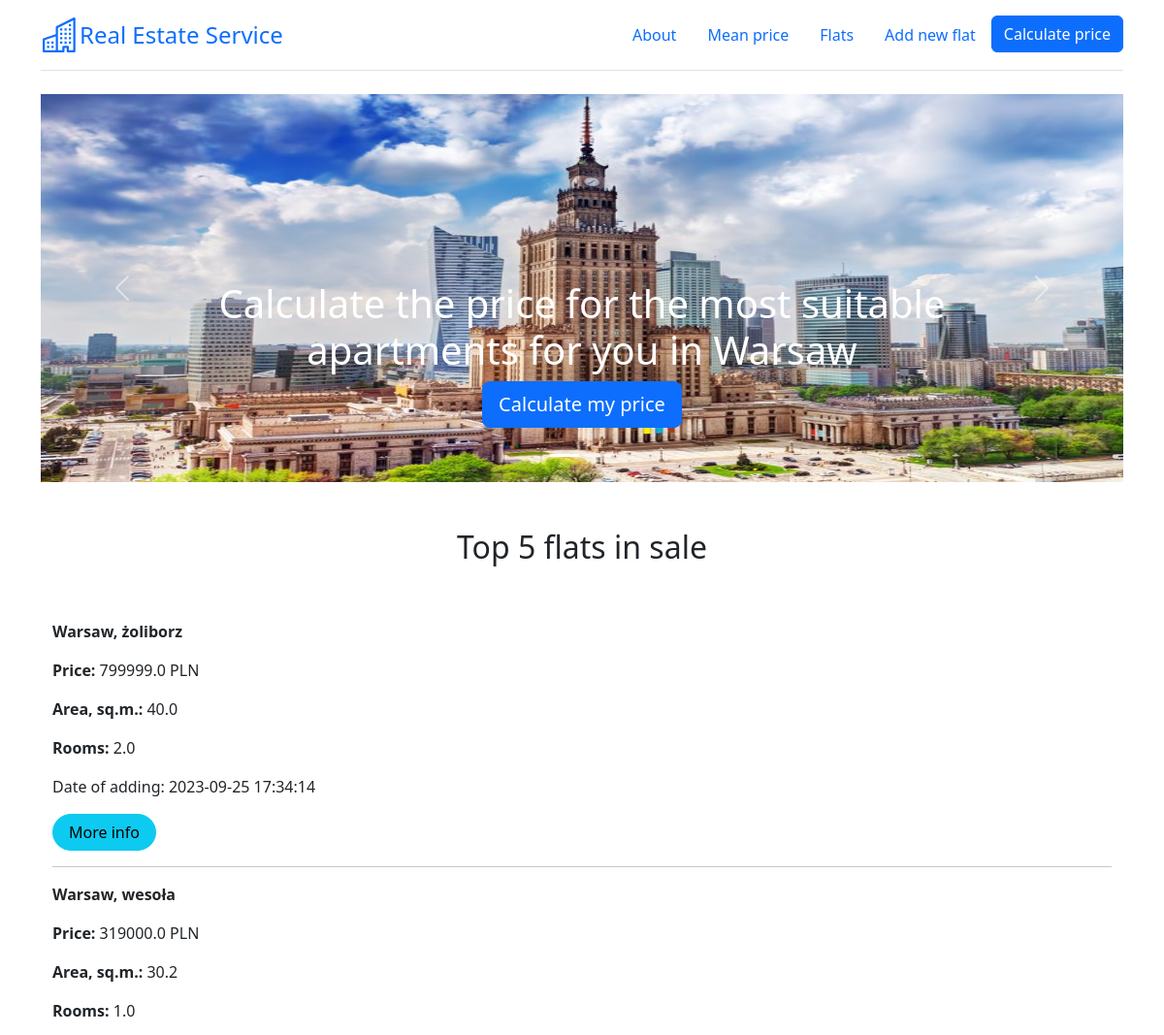
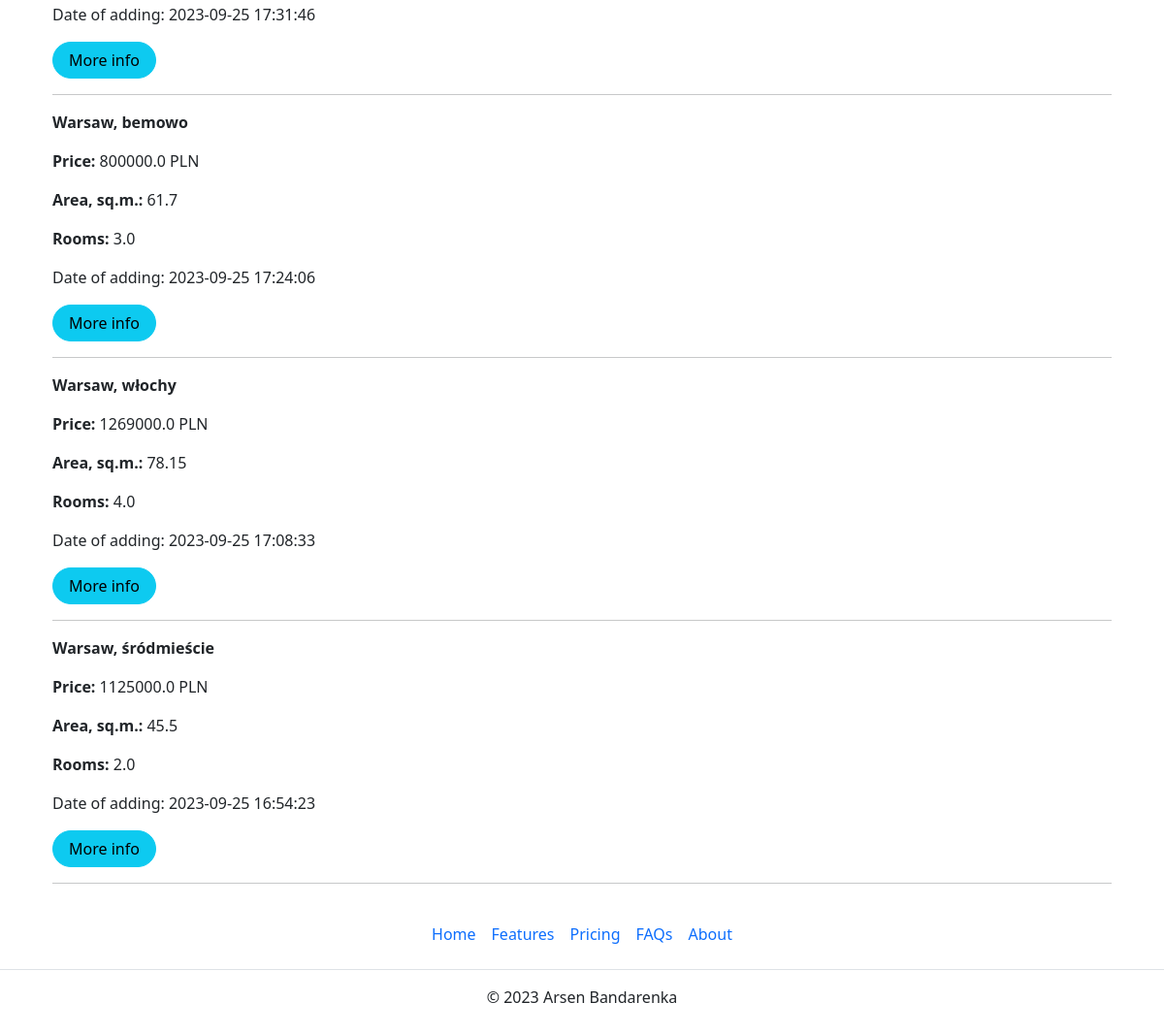
Page /home on the earlier database version (2 pictures, top to bottom).
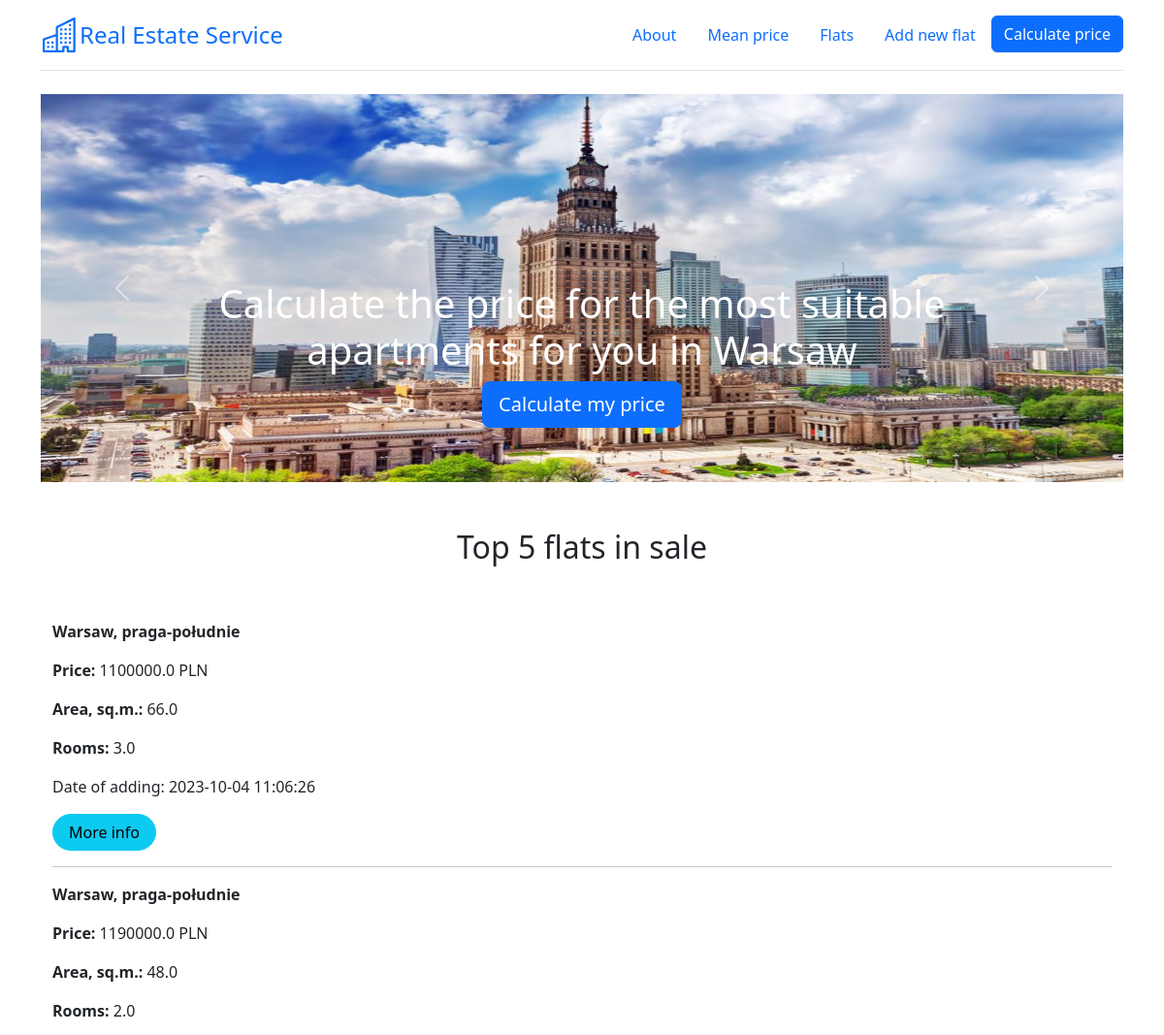
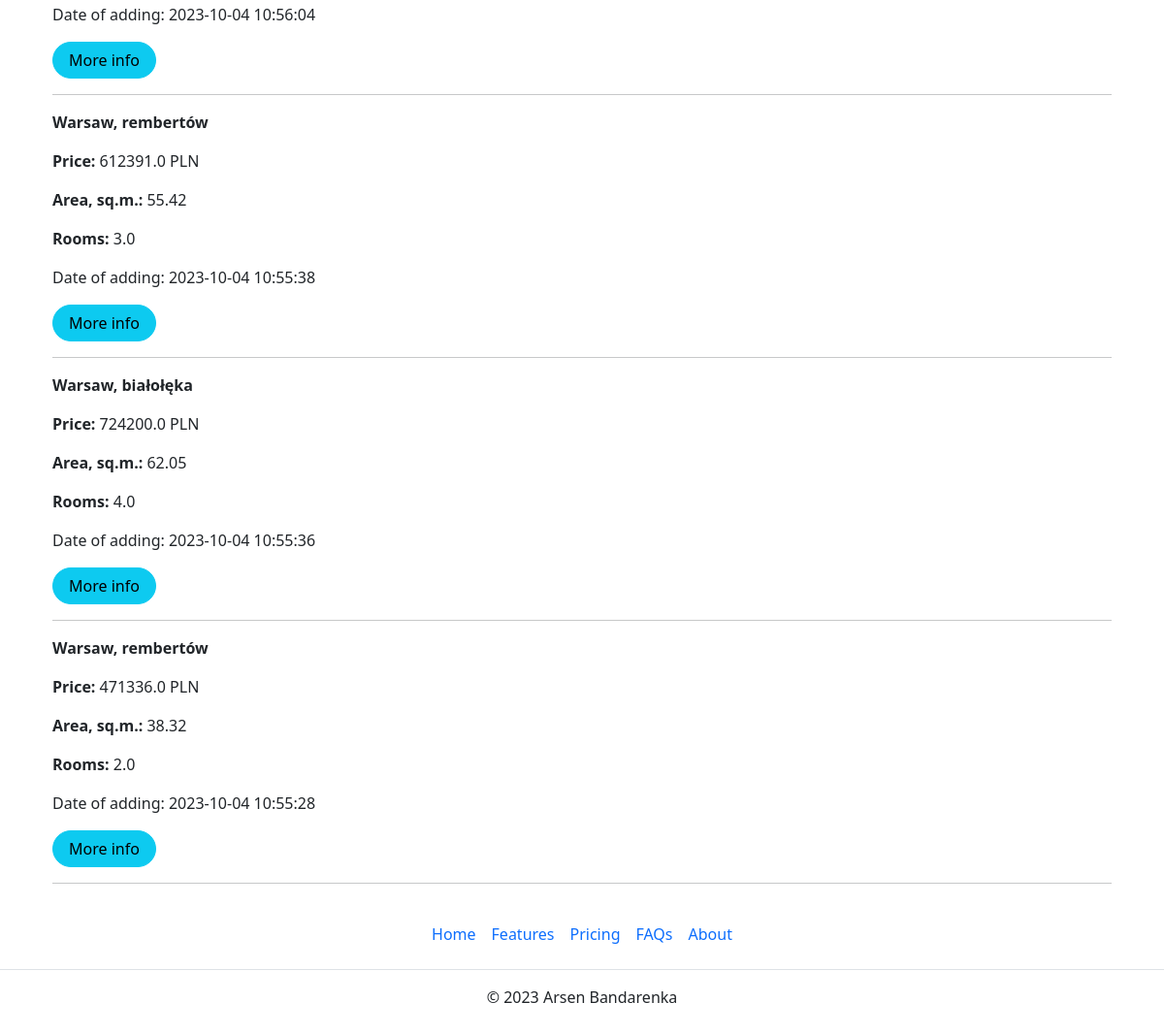
Same page on the later database version (2 pictures, top to bottom).
### app.py (models this page shows)
class Flat(db.Model):
    __tablename__ = "flats_load"
    __table_args__ = {'extend_existing': True}
    id = db.Column(db.Integer, primary_key=True, unique=True)
    district = db.Column(db.Text)
    street = db.Column(db.Text)
    price = db.Column(db.Float)
    area = db.Column(db.Float)
    rooms = db.Column(db.Integer)
    renovation = db.Column(db.Integer)
    floor = db.Column(db.Integer)
    market = db.Column(db.Integer)
    elevator = db.Column(db.Integer)
    balcony = db.Column(db.Integer)
    terrace = db.Column(db.Integer)
    garden = db.Column(db.Integer)
    central_heating = db.Column(db.Integer)
    seller = db.Column(db.Integer)
    blok = db.Column(db.Integer)
    parking = db.Column(db.Integer)
    publication_date = db.Column(db.DateTime, default=datetime.datetime.now())

### app.py (the view)
@app.route('/')
@app.route('/home')
def home():
    flats = db.session.execute(db.select(Flat).order_by(Flat.publication_date.desc())).fetchmany(5)
    flats = [f[0] for f in flats]
    return render_template('main_page.html', flats=flats, floor_dict=floor_dict)

### templates/main_page.html (shortened to what this page needs)
{% extends 'base.html' %}
{% block carousel %}
<div class="container">
<div id="myCarousel" class="carousel slide mb-6" data-bs-ride="carousel" data-bs-theme="light">
    <div class="carousel-indicators">
      <button type="button" data-bs-target="#myCarousel" data-bs-slide-to="0" aria-label="Slide 1" class="active" aria-current="true"></button>
      <button type="button" data-bs-target="#myCarousel" data-bs-slide-to="1" aria-label="Slide 2" class=""></button>
    </div>
    <div class="carousel-inner">
      <div class="carousel-item active">
          <img src="static/images/waw_image.jpg" alt="Warsaw image" width="1300" height="400">
        <div class="container">
          <div class="carousel-caption">
            <h1>Calculate the price for the most suitable apartments for you in Warsaw</h1>
            <p><a class="btn btn-lg btn-primary" href="/predict_price">Calculate my price</a></p>
          </div>
        </div>
      </div>
    </div>
    <button class="carousel-control-prev" type="button" data-bs-target="#myCarousel" data-bs-slide="prev">
      <span class="carousel-control-prev-icon" aria-hidden="true"></span>
    </button>
    <button class="carousel-control-next" type="button" data-bs-target="#myCarousel" data-bs-slide="next">
      <span class="carousel-control-next-icon" aria-hidden="true"></span>
    </button>
  </div>
</div>
{% endblock %}
{% block text_center %}<h2>Top 5 flats in sale</h2>{% endblock %}
{% block body %}
<div class="container">
    {% for flat in flats %}
    <p><strong>Warsaw, {{flat.district}}</strong></p>
    <p><strong>Price: </strong> {{flat.price}} PLN</p>
    <p><strong>Area, sq.m.: </strong> {{flat.area}}</p>
    <p><strong>Rooms: </strong> {{flat.rooms}}</p>
    <p>Date of adding: {{flat.publication_date}}</p>
    <a href="/flats/{{ flat.id }}" class="btn btn-info rounded-pill px-3">More info</a>
    <hr>
    {% endfor %}
</div>
{% endblock %}

Differences in the rows shown:
no longer on this page (row edited): Flat: district "żoliborz", price "799999.0", area "40.0", rooms "2.0", publication_date "2023-09-25 17:34:14"
no longer on this page (row edited): Flat: district "wesoła", price "319000.0", area "30.2", rooms "1.0", publication_date "2023-09-25 17:31:46"
no longer on this page (row edited): Flat: district "bemowo", price "800000.0", area "61.7", rooms "3.0", publication_date "2023-09-25 17:24:06"
removed Flat: district "włochy", price "1269000.0", area "78.15", rooms "4.0", publication_date "2023-09-25 17:08:33"
no longer on this page (row edited): Flat: district "śródmieście", price "1125000.0", area "45.5", rooms "2.0", publication_date "2023-09-25 16:54:23"
now on this page (row edited): Flat: district "praga-południe", price "1100000.0", area "66.0", rooms "3.0", publication_date "2023-10-04 11:06:26"
now on this page (row edited): Flat: district "praga-południe", price "1190000.0", area "48.0", rooms "2.0", publication_date "2023-10-04 10:56:04"
now on this page (row edited): Flat: district "rembertów", price "612391.0", area "55.42", rooms "3.0", publication_date "2023-10-04 10:55:38"
now on this page (row edited): Flat: district "białołęka", price "724200.0", area "62.05", rooms "4.0", publication_date "2023-10-04 10:55:36"
added Flat: district "rembertów", price "471336.0", area "38.32", rooms "2.0", publication_date "2023-10-04 10:55:28"
